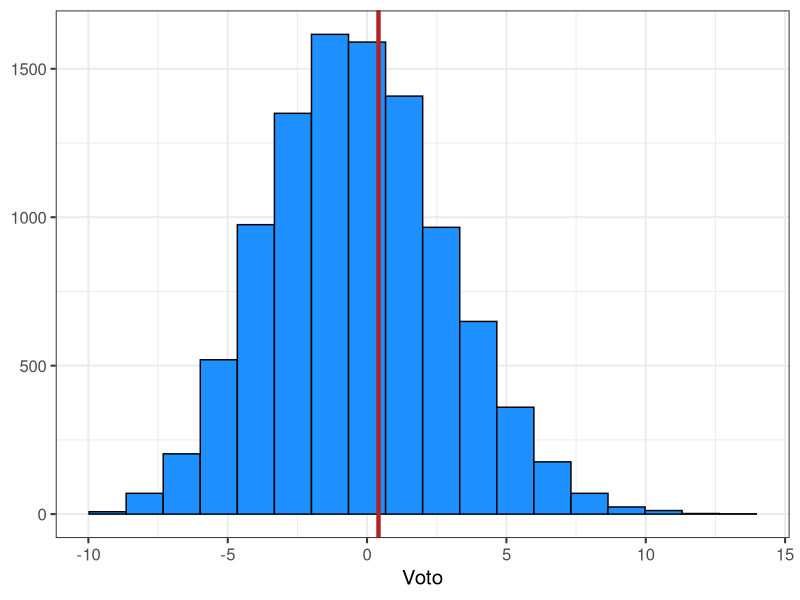

This figure's R source:
## ---- chunk 1
#| label: setup
#| include: false

library(tidyverse)

theme_set(theme_bw(15))
## ---- chunk 2
set.seed(2027)

n <- 31
choices <- 4
correct <- 1

# studente che risponde a tutto, a caso

resp <- replicate(1e4, sample(1:choices, size = n, TRUE))
pts <- apply(resp, 2, function(x) sum(ifelse(x == 1, 1, -0.33)))

data.frame(
  pts = pts
) |> 
  ggplot(aes(x = pts)) +
  geom_histogram(bins = 18, col = "black", fill = "dodgerblue") +
  xlab("Voto") +
  geom_vline(xintercept = median(pts), lwd = 1.5, col = "firebrick") +
  theme(axis.title.y = element_blank())
